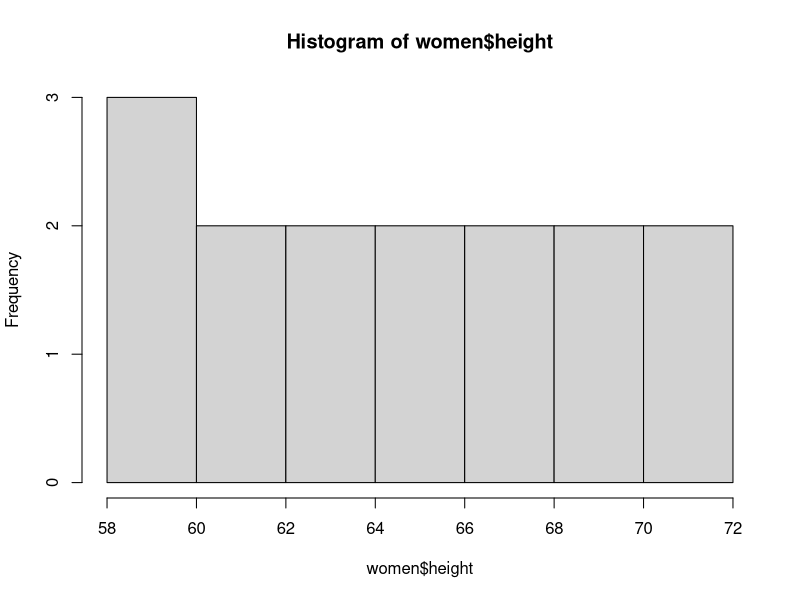
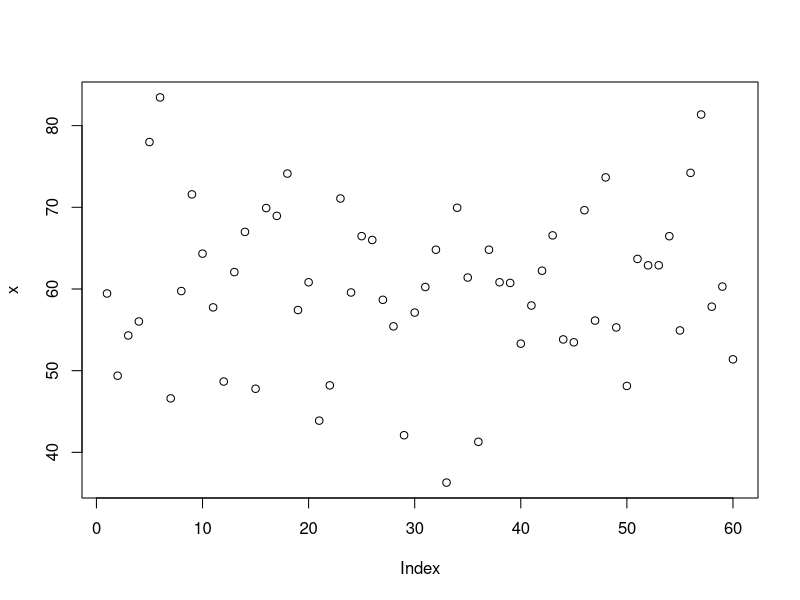
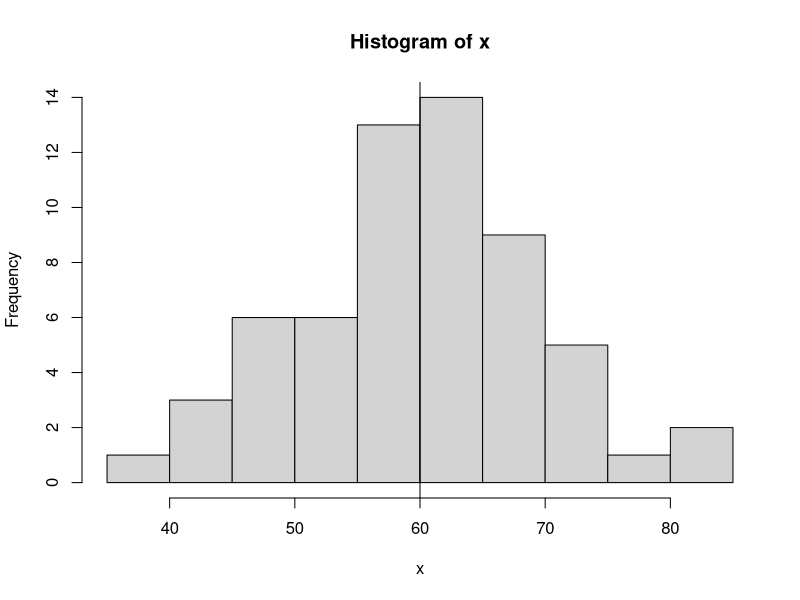
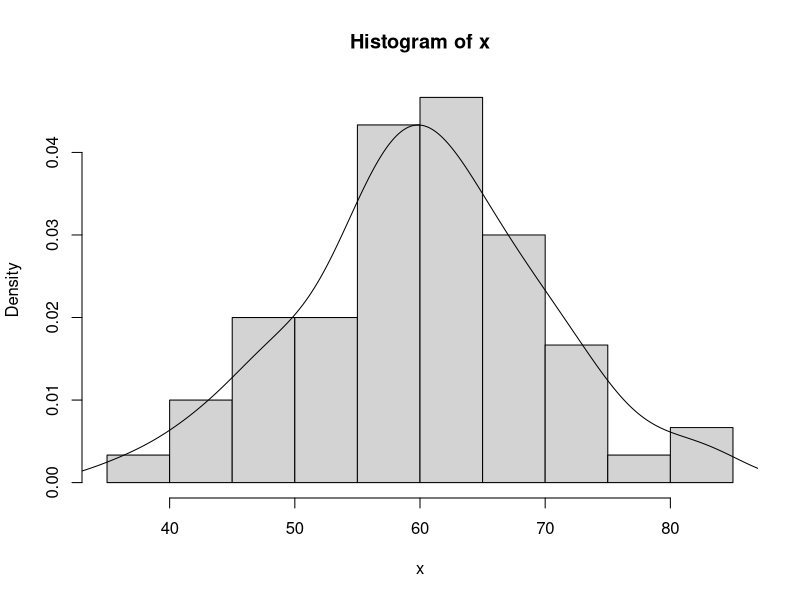
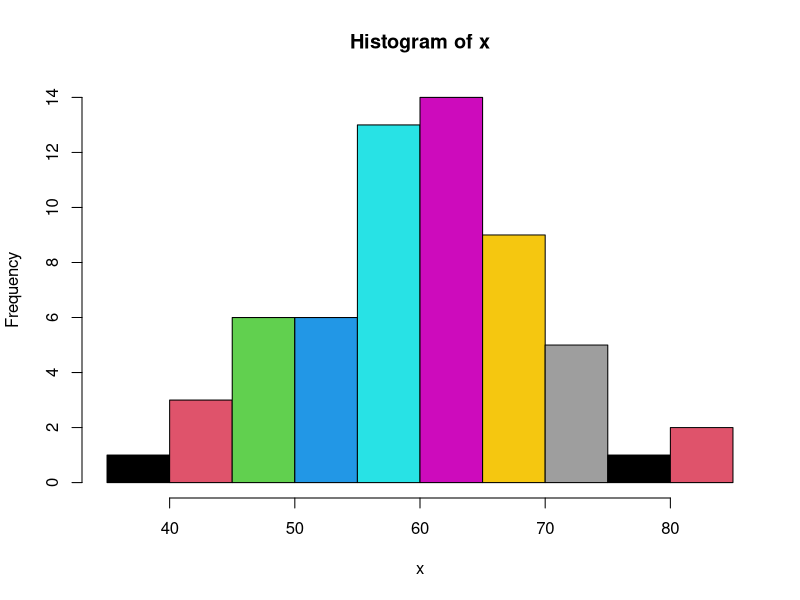
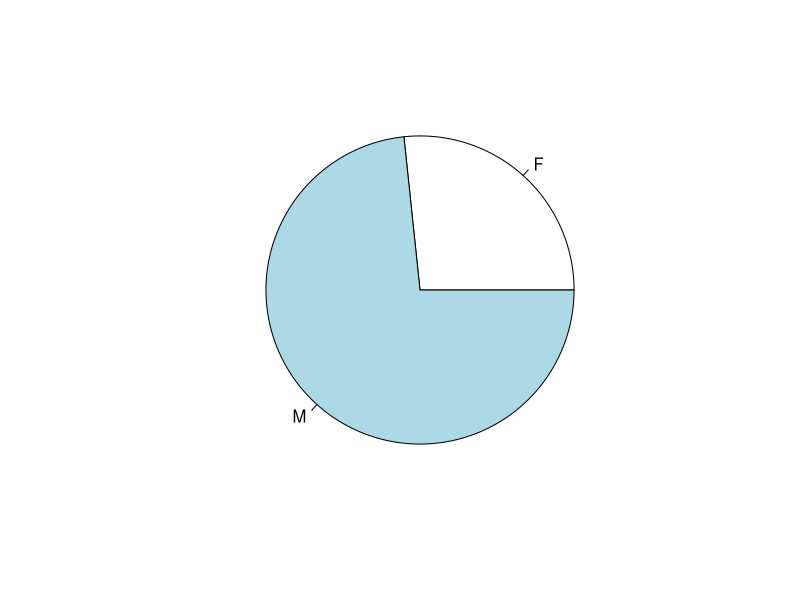

Reproduce these figures in R, in order. (Note: this script raises an error after producing the figures.)
# Data Structures
#vectors----
v1 = 1:100 #create vector from 1 to 100
v2 = c(1,4,7) #specific set of numbers
class(v1)
class(v2)
v3 = c('Swap','rev')
v3 #print values
v4 = c(TRUE, FALSE, T, F)
class(v4)
mean(v1)
median(v1)
sd(v1) # Standard deviation
hist(women$height)
v2[v2>=5]# to find values more than 5
x = rnorm(60, mean = 60, sd = 10)
x
plot(x)
hist(x)
plot #draw line along the curve
abline(v=60)
#rectangles and density lines together
hist(x, freq = F)
lines(density(x))
hist(x, breaks = 10, col = 1:10)
#length of data
length(x)
?sample
x1 = LETTERS[5:20]
x1











set.seed(124) #when you want same pattern to be repeated , execute this line before executing y1, put in line 42 only
y1 = sample(x1) #random letters picked from x1
y1

(gender = sample(c('M','F'), size = 60, replace=TRUE, prob = c(6,4))) # given set is of size 2 so cant pick 60 hence replace is True

(t1=table(gender)) #number of male and female
#to show in percentage form

prop.table(t1)
pie(t1)
barplot(t1.col=1:2, horiz = T)

#matrix----
(m1 = matrix(1:24, nrow = 4)) #create a matrix
(m2 = matrix(1:24, ncol = 4, byrow = T)) #create by row
(x=runif(60,60,100))
x
# round, trunc, ceiling, floor
x = trunc(runif(60,60,100)) #removes decimal
plot(density(x))
(m4 = matrix(x, ncol = 6)) # data shown in columns of 6
colSums(m4)
rowSums(m4)
rowMeans(m4)
colMeans(m4)
# values which are more than a specific number
m4[m4>67]
m4[10,] # 10th row of all the columns
m4[1:3] #print col 1 to 3
m4[8:10, c(3:5)] #print 8 to 10 col of 3 to 5 rows
rowSums(m4[8:10, c(3:5)]) 
m4[ ,c(1,5)] #use c when dont want to print sequence
#array----

# data frame
# roll no, name, gender, course, marks1, marks2
(rollno = 1:60)
(name=paste('student1',1:60, sep = '-'))
name[1:10] #print specific names
name[15:20] 
name[c(15,20,37)] #positions of names
name[-c(1:10)] #use '-' to remove some names
rev(name) #reverse
name[60:1] #print from position 60 to 1
name[-c(1:10,35:40)] #want to remove certain ranges

(gender=sample(c('Male','Female'), size=60, prob = c(.3,.7), replace=T))

(course=sample(c('BBA','MBA','FPM'), size=60, replace=T, prob=c(.4,.3,.3)))
(marks1 = ceiling(rnorm(60, mean=65, sd=7)))
(marks2 = ceiling(rnorm(60, mean=60, sd=11)))
(grades = sample(c('A','B','C'), size=60, replace=T))
(students = data.frame(rollno, name, gender, course, marks1, marks2, grades))
#display particular record
class(students)
summary(students)
students[,c('name')] 
students[students$gender=='Male', c('rollno','gender','marks1')]
students[students$gender=='Male' & students$grades=='C',c('rollno','gender','marks1')]
students[students$marks1>55 | students$marks1<75, c('name','marks1')]
students$gender
t1=table(students$gender) #number of female and male
t1 
barplot(table(students$course), ylim = c(0,50),col = 1:3)
names(students)
head(students) #diplay first 6 records
tail(students) #display last 6 records by default
# avg marks scored by each gender in marks1
#gender, marks1
aggregate(students$marks1, by=list(students$gender), FUN=mean)
# same for marks2 according to course
aggregate(students$marks2, by=list(students$course), FUN=max)
# max marks scored in each course by every gender in marks2
aggregate(students$marks2, by=list(students$course, students$gender), FUN=max)

 #deployer
library(dplyr) #load a library
students %>% group_by(gender) %>% summarise(mean(marks1))
students %>% group_by(course,gender) %>% summarise(mean(marks1), min(marks2), max(marks2))
# to arrange in asc order of marks1
students %>% arrange(marks1)
# top five students in marks1
students %>% arrange(desc(marks1)) %>% top_n(5)
#select on random basis 10 percent of the rows (6 rows)
sample_frac(students,size = 0.1)
#or select and arrange
students %>% sample_frac(.1) %>% arrange(course) %>% select(name, gender)
#select randomly 5 rows
students %>% sample_n(5)
